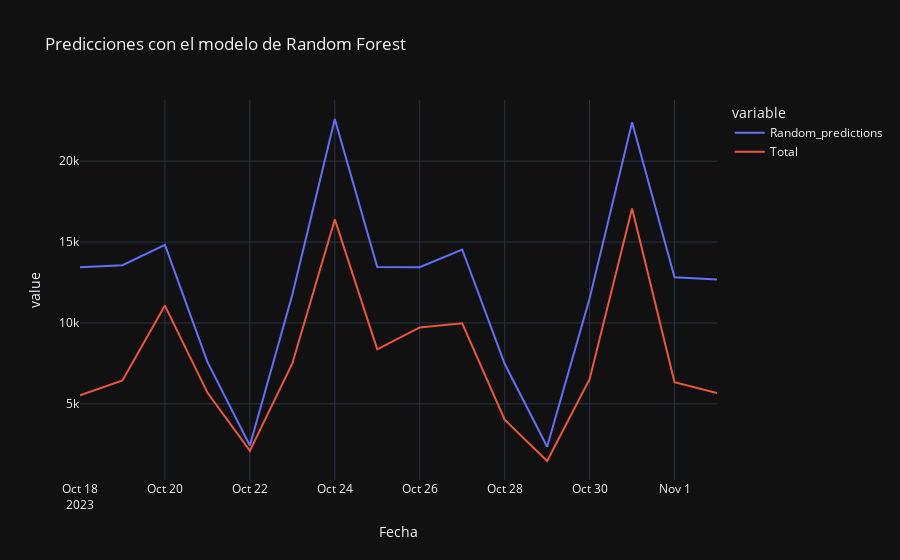

Notebook code for this chart:
### Code cell
fig = px.line(test_data, x=test_data.index, y =['Random_predictions','Total'], template='plotly_dark', title='Predicciones con el modelo de Random Forest')
fig.show()

### Figure 1 — Plotly figure (JSON) as saved in the notebook; plotly's stock layout.template omitted (floating-point values rounded to 4 significant figures)
{"data": [{"hovertemplate": "variable=Random_predictions<br>Fecha=%{x}<br>value=%{y}<extra></extra>", "legendgroup": "Random_predictions", "line": {"color": "#636efa", "dash": "solid"}, "marker": {"symbol": "circle"}, "mode": "lines", "name": "Random_predictions", "orientation": "v", "showlegend": true, "type": "scatter", "x": ["2023-10-18T00:00:00", "2023-10-19T00:00:00", "2023-10-20T00:00:00", "2023-10-21T00:00:00", "2023-10-22T00:00:00", "2023-10-23T00:00:00", "2023-10-24T00:00:00", "2023-10-25T00:00:00", "2023-10-26T00:00:00", "2023-10-27T00:00:00", "2023-10-28T00:00:00", "2023-10-29T00:00:00", "2023-10-30T00:00:00", "2023-10-31T00:00:00", "2023-11-01T00:00:00", "2023-11-02T00:00:00"], "xaxis": "x", "y": [13450.0, 13570.0, 14820.0, 7595.0, 2432.0, 11740.0, 22610.0, 13460.0, 13450.0, 14540.0, 7477.0, 2346.0, 11520.0, 22400.0, 12820.0, 12690.0], "yaxis": "y"}, {"hovertemplate": "variable=Total<br>Fecha=%{x}<br>value=%{y}<extra></extra>", "legendgroup": "Total", "line": {"color": "#EF553B", "dash": "solid"}, "marker": {"symbol": "circle"}, "mode": "lines", "name": "Total", "orientation": "v", "showlegend": true, "type": "scatter", "x": ["2023-10-18T00:00:00", "2023-10-19T00:00:00", "2023-10-20T00:00:00", "2023-10-21T00:00:00", "2023-10-22T00:00:00", "2023-10-23T00:00:00", "2023-10-24T00:00:00", "2023-10-25T00:00:00", "2023-10-26T00:00:00", "2023-10-27T00:00:00", "2023-10-28T00:00:00", "2023-10-29T00:00:00", "2023-10-30T00:00:00", "2023-10-31T00:00:00", "2023-11-01T00:00:00", "2023-11-02T00:00:00"], "xaxis": "x", "y": [5524.0, 6445.0, 11070.0, 5698.0, 2096.0, 7501.0, 16400.0, 8367, 9727.0, 9980.0, 4020.0, 1470.0, 6522.0, 17070.0, 6341.0, 5677.0], "yaxis": "y"}], "layout": {"legend": {"title": {"text": "variable"}, "tracegroupgap": 0}, "title": {"text": "Predicciones con el modelo de Random Forest"}, "xaxis": {"anchor": "y", "domain": [0, 1], "title": {"text": "Fecha"}}, "yaxis": {"anchor": "x", "domain": [0, 1], "title": {"text": "value"}}}}
